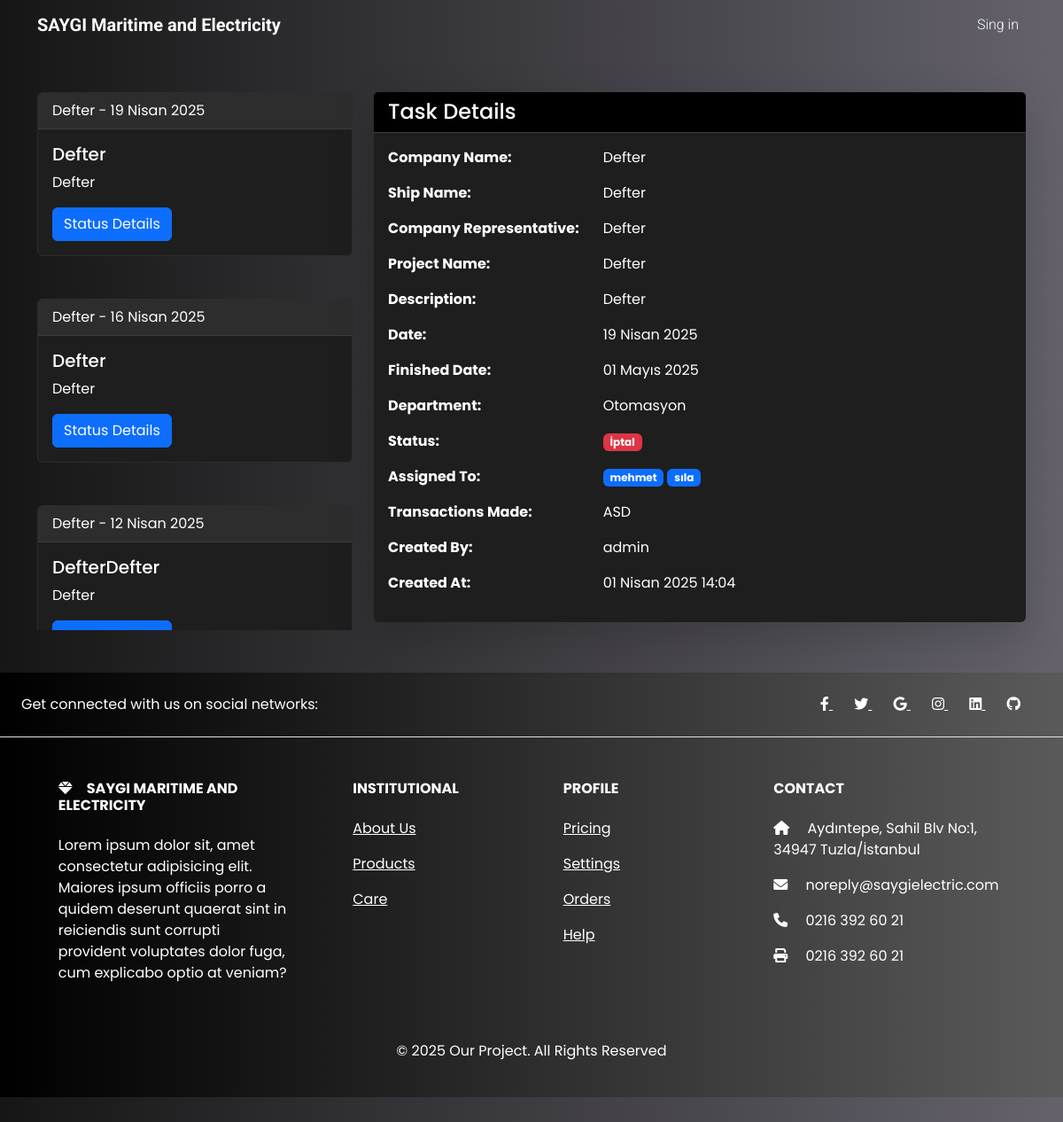
Before: /tasks/3/view/ with the older database file.
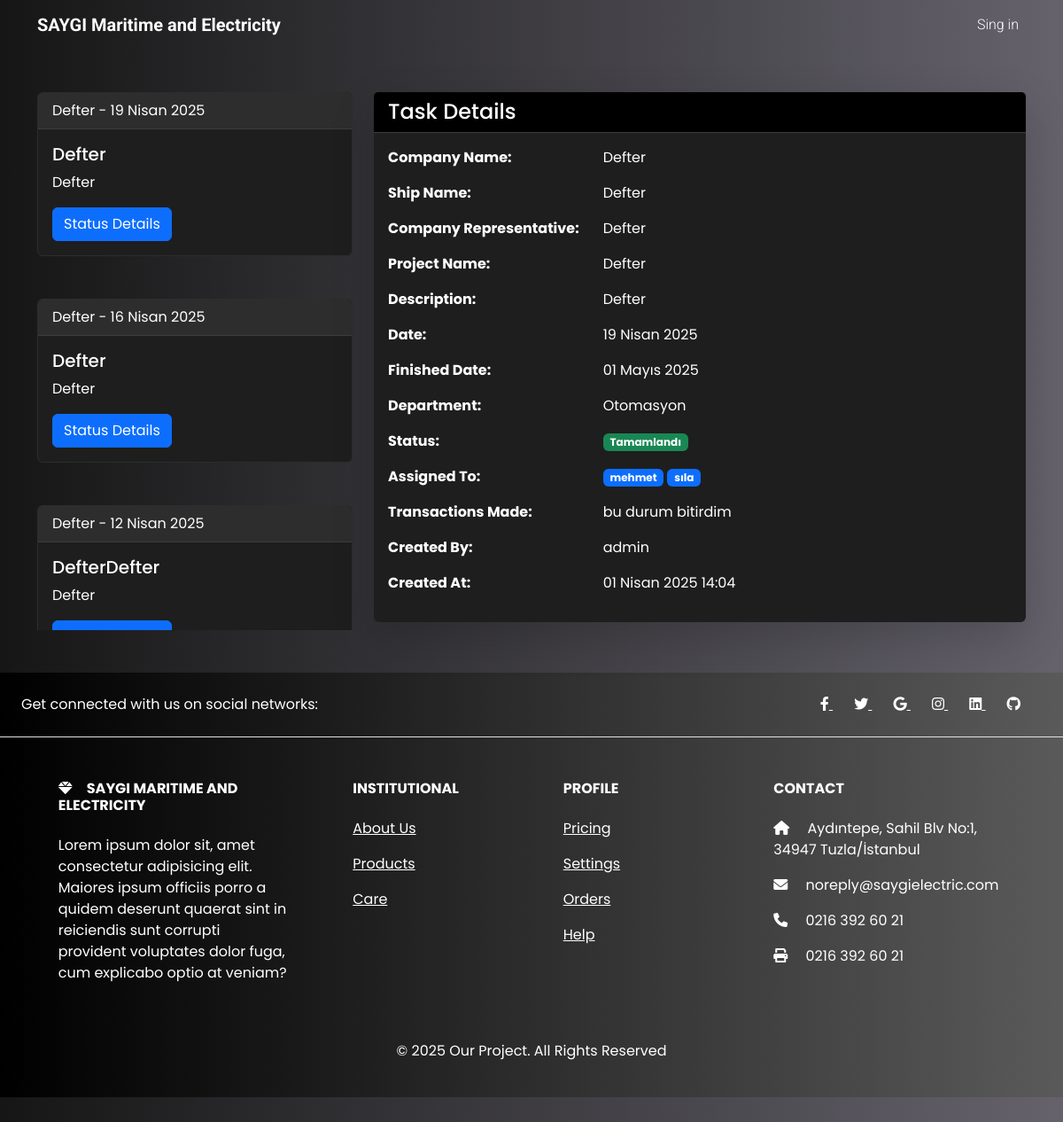
After: the same page with the newer database file.
### jobs/models.py (models this page shows, shortened)
class Task(models.Model):
    STATUS_CHOICES = [
        ("beklemede", "Beklemede"),
        ("devam_ediyor", "Devam Ediyor"),
        ("tamamlandi", "Tamamlandı"),
        ("iptal", "İptal"),
        ("ertelendi", "Ertelendi"),
    ]
    company_name = models.CharField(_("Şirket Adı"), max_length=255, null=True, blank=True)
    ship_name = models.CharField(_("Gemi Adı"), max_length=255, null=True, blank=True)
    company_representative = models.CharField(_("Şirket Temsilcisi"), max_length=255, null=True, blank=True)
    project_name = models.CharField(_("Proje Adı"), max_length=255)
    description = models.TextField(_("Açıklama"))
    date = models.DateField(_("Tarih"))
    finished_date = models.DateField(_("Bitiş Tarihi"))
    status = models.CharField(_("Durum"), max_length=20, choices=STATUS_CHOICES, default="beklemede")
    department = models.ForeignKey(Department, on_delete=models.SET_NULL, null=True, blank=True, verbose_name=_("Departman"))
    assigned_to = models.ManyToManyField(CustomUser, related_name="assigned_tasks")
    transactions_made = models.TextField(_("Yapılan İşlemler"), null=True, blank=True)
    created_at = models.DateTimeField(auto_now_add=True)
    created_by = models.ForeignKey(CustomUser, on_delete=models.CASCADE, related_name="created_tasks")
    is_read = models.ManyToManyField(CustomUser, related_name="read_tasks", blank=True)

class Department(models.Model):
    name = models.CharField(_("Departman Adı"), max_length=50, unique=True)
    code = models.CharField(_("Departman Kodu"), max_length=20, unique=True)
    created_at = models.DateTimeField(auto_now_add=True)
    updated_at = models.DateTimeField(auto_now=True)
    class Meta:
        verbose_name = _("Departman")
        verbose_name_plural = _("Departmanlar")
        ordering = ["name"]

class CustomUser(AbstractUser):
    YETKI_CHOICES = [
        ("yetki1", "Tam Yetki"),
        ("yetki2", "Yüksek Yetki"),
        ("yetki3", "Orta Yetki"),
        ("yetki4", "Düşük Yetki"),
        ("yetki5", "Sınırlı Yetki"),
    ]
    phone_number = models.CharField(
        _("Telefon Numarası"), max_length=15, blank=True, null=True
    )
    department = models.ForeignKey(
        "Department",
        on_delete=models.SET_NULL,
        null=True,
        blank=True,
        verbose_name=_("Departman"),
    )
    yetki = models.CharField(
        _("Yetki Seviyesi"), max_length=10, choices=YETKI_CHOICES, default="yetki5"
    )

### jobs/views.py (the view)
# urls.py: path("tasks/<int:id>/view/", views.task_view, name="task_view"),
def task_view(request, id):
    try:
        task = Task.objects.get(id=id)
    except Task.DoesNotExist:
        raise Http404("Task not found.")
    related_tasks = Task.objects.filter(company_name=task.company_name).order_by("-date")
    context = {
        "task": task,
        "related_tasks": related_tasks,  # Benzer task'leri şablona gönderiyoruz
    }
    return render(request, "tasks/view.html", context)

### jobs/templates/tasks/view.html (shortened to what the changed rows need)
{% extends "base.html" %}
{% load i18n %}
{% load static %}
{% block content %}
    <div class="container my-5">
        <div class="row">
            <div class="col-4" style="height:607px ; overflow-y:scroll">
                {% if related_tasks|length > 1 %}
                    {% for related_task in related_tasks %}
                        <div class="card mb-5 p-0">
                            <div class="card-header">{{ related_task.company_name }} - {{ related_task.date }}</div>
                            <div class="card-body">
                                <h5 class="card-title">{{ related_task.project_name }}</h5>
                                <p class="card-text">{{ related_task.description }}</p>
                                <a class="btn btn-primary" href="{% url 'task_view' related_task.id %}">{% trans "Status Details" %}</a>
                            </div>
                        </div>
                    {% endfor %}
                {% endif %}
            </div>
            <div class="col-8 mx-auto">
                <div class="card border-0 shadow-lg">
                    <div class="card-body">
                        <div class="row mb-3">
                            <div class="col-md-4 fw-bold">{% trans "Company Name" %}:</div>
                            <div class="col-md-8">{{ task.company_name }}</div>
                        </div>
                        <div class="row mb-3">
                            <div class="col-md-4 fw-bold">{% trans "Ship Name" %}:</div>
                            <div class="col-md-8">{{ task.ship_name }}</div>
                        </div>
                        <div class="row mb-3">
                            <div class="col-md-4 fw-bold">{% trans "Company Representative" %}:</div>
                            <div class="col-md-8">{{ task.company_representative }}</div>
                        </div>
                        <div class="row mb-3">
                            <div class="col-md-4 fw-bold">{% trans "Project Name" %}:</div>
                            <div class="col-md-8">{{ task.project_name }}</div>
                        </div>
                        <div class="row mb-3">
                            <div class="col-md-4 fw-bold">{% trans "Description" %}:</div>
                            <div class="col-md-8">{{ task.description }}</div>
                        </div>
                        <div class="row mb-3">
                            <div class="col-md-4 fw-bold">{% trans "Date" %}:</div>
                            <div class="col-md-8">{{ task.date }}</div>
                        </div>
                        <div class="row mb-3">
                            <div class="col-md-4 fw-bold">{% trans "Finished Date" %}:</div>
                            <div class="col-md-8">{{ task.finished_date }}</div>
                        </div>
                        <div class="row mb-3">
                            <div class="col-md-4 fw-bold">{% trans "Department" %}:</div>
                            <div class="col-md-8">{{ task.department.name }}</div>
                        </div>
                        <div class="row mb-3">
                            <div class="col-md-8">
                                <span class="badge {% if task.status == 'beklemede' %}bg-warning {% elif task.status == 'devam_ediyor' %}bg-info {% elif task.status == 'tamamlandi' %}bg-success {% elif task.status == 'iptal' %}bg-danger {% else %}bg-secondary{% endif %}">
                                    {{ task.get_status_display }}
                                </span>
                            </div>
                        </div>
                        <div class="row mb-3">
                            <div class="col-md-4 fw-bold">{% trans "Transactions Made" %}:</div>
                            <div class="col-md-8">{{ task.transactions_made }}</div>
                        </div>
                        <div class="row mb-3">
                            <div class="col-md-4 fw-bold">{% trans "Created By" %}:</div>
                            <div class="col-md-8">{{ task.created_by.username }}</div>
                        </div>
                        <div class="row mb-3">
                            <div class="col-md-4 fw-bold">{% trans "Created At" %}:</div>
                            <div class="col-md-8">{{ task.created_at }}</div>
                        </div>
                    </div>
                </div>
            </div>
        </div>
    </div>
{% endblock content %}

Changed rows visible on the page:
changed Task "Otomasyon": status "İptal" → "Tamamlandı"; transactions_made "ASD" → "bu durum bitirdim"
